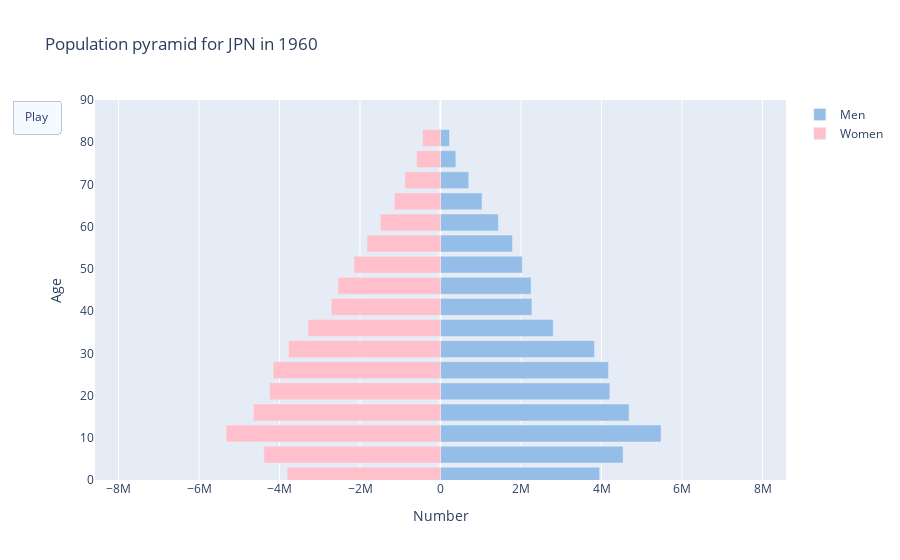

Write notebook code for a chart like this one.
### Markdown cell above
#### Animated Population Pyramid for Japan

### Code cell
dataset_jpn = population_df(places=["JPN"])
animated_pp(dataset_jpn, 1960, 2021, 'JPN')

### Figure 1 — Plotly figure (JSON) as saved in the notebook; plotly's stock layout.template omitted (floating-point values rounded to 4 significant figures)
{"data": [{"hoverinfo": "skip", "marker": {"color": "#94bde8"}, "name": "Men", "orientation": "h", "type": "bar", "x": [3954053, 4536568, 5479372, 4685492, 4206802, 4174869, 3825563, 2800424, 2271812, 2249901, 2031683, 1789539, 1437359, 1031692, 701720, 381205, 223528, 3808953, 4388464, 5325987, 4650351, 4245694, 4154418, 3775580, 3289700, 2713168, 2545263, 2149102, 1824381, 1495653, 1145434, 885359, 590840, 446069], "y": [1, 6, 11, 16, 21, 26, 31, 36, 41, 46, 51, 56, 61, 66, 71, 76, 81]}, {"hoverinfo": "skip", "marker": {"color": "pink"}, "name": "Women", "orientation": "h", "type": "bar", "x": [-3808953, -4388464, -5325987, -4650351, -4245694, -4154418, -3775580, -3289700, -2713168, -2545263, -2149102, -1824381, -1495653, -1145434, -885359, -590840, -446069], "y": [1, 6, 11, 16, 21, 26, 31, 36, 41, 46, 51, 56, 61, 66, 71, 76, 81]}], "layout": {"barmode": "overlay", "title": {"text": "Population pyramid for JPN in 1960"}, "updatemenus": [{"buttons": [{"args": [null, {"frame": {"duration": 100}, "transition": {"duration": 0}}], "label": "Play", "method": "animate"}], "type": "buttons"}], "xaxis": {"range": [-8583764, 8583764], "title": {"text": "Number"}}, "yaxis": {"range": [0, 90], "title": {"text": "Age"}}}}
